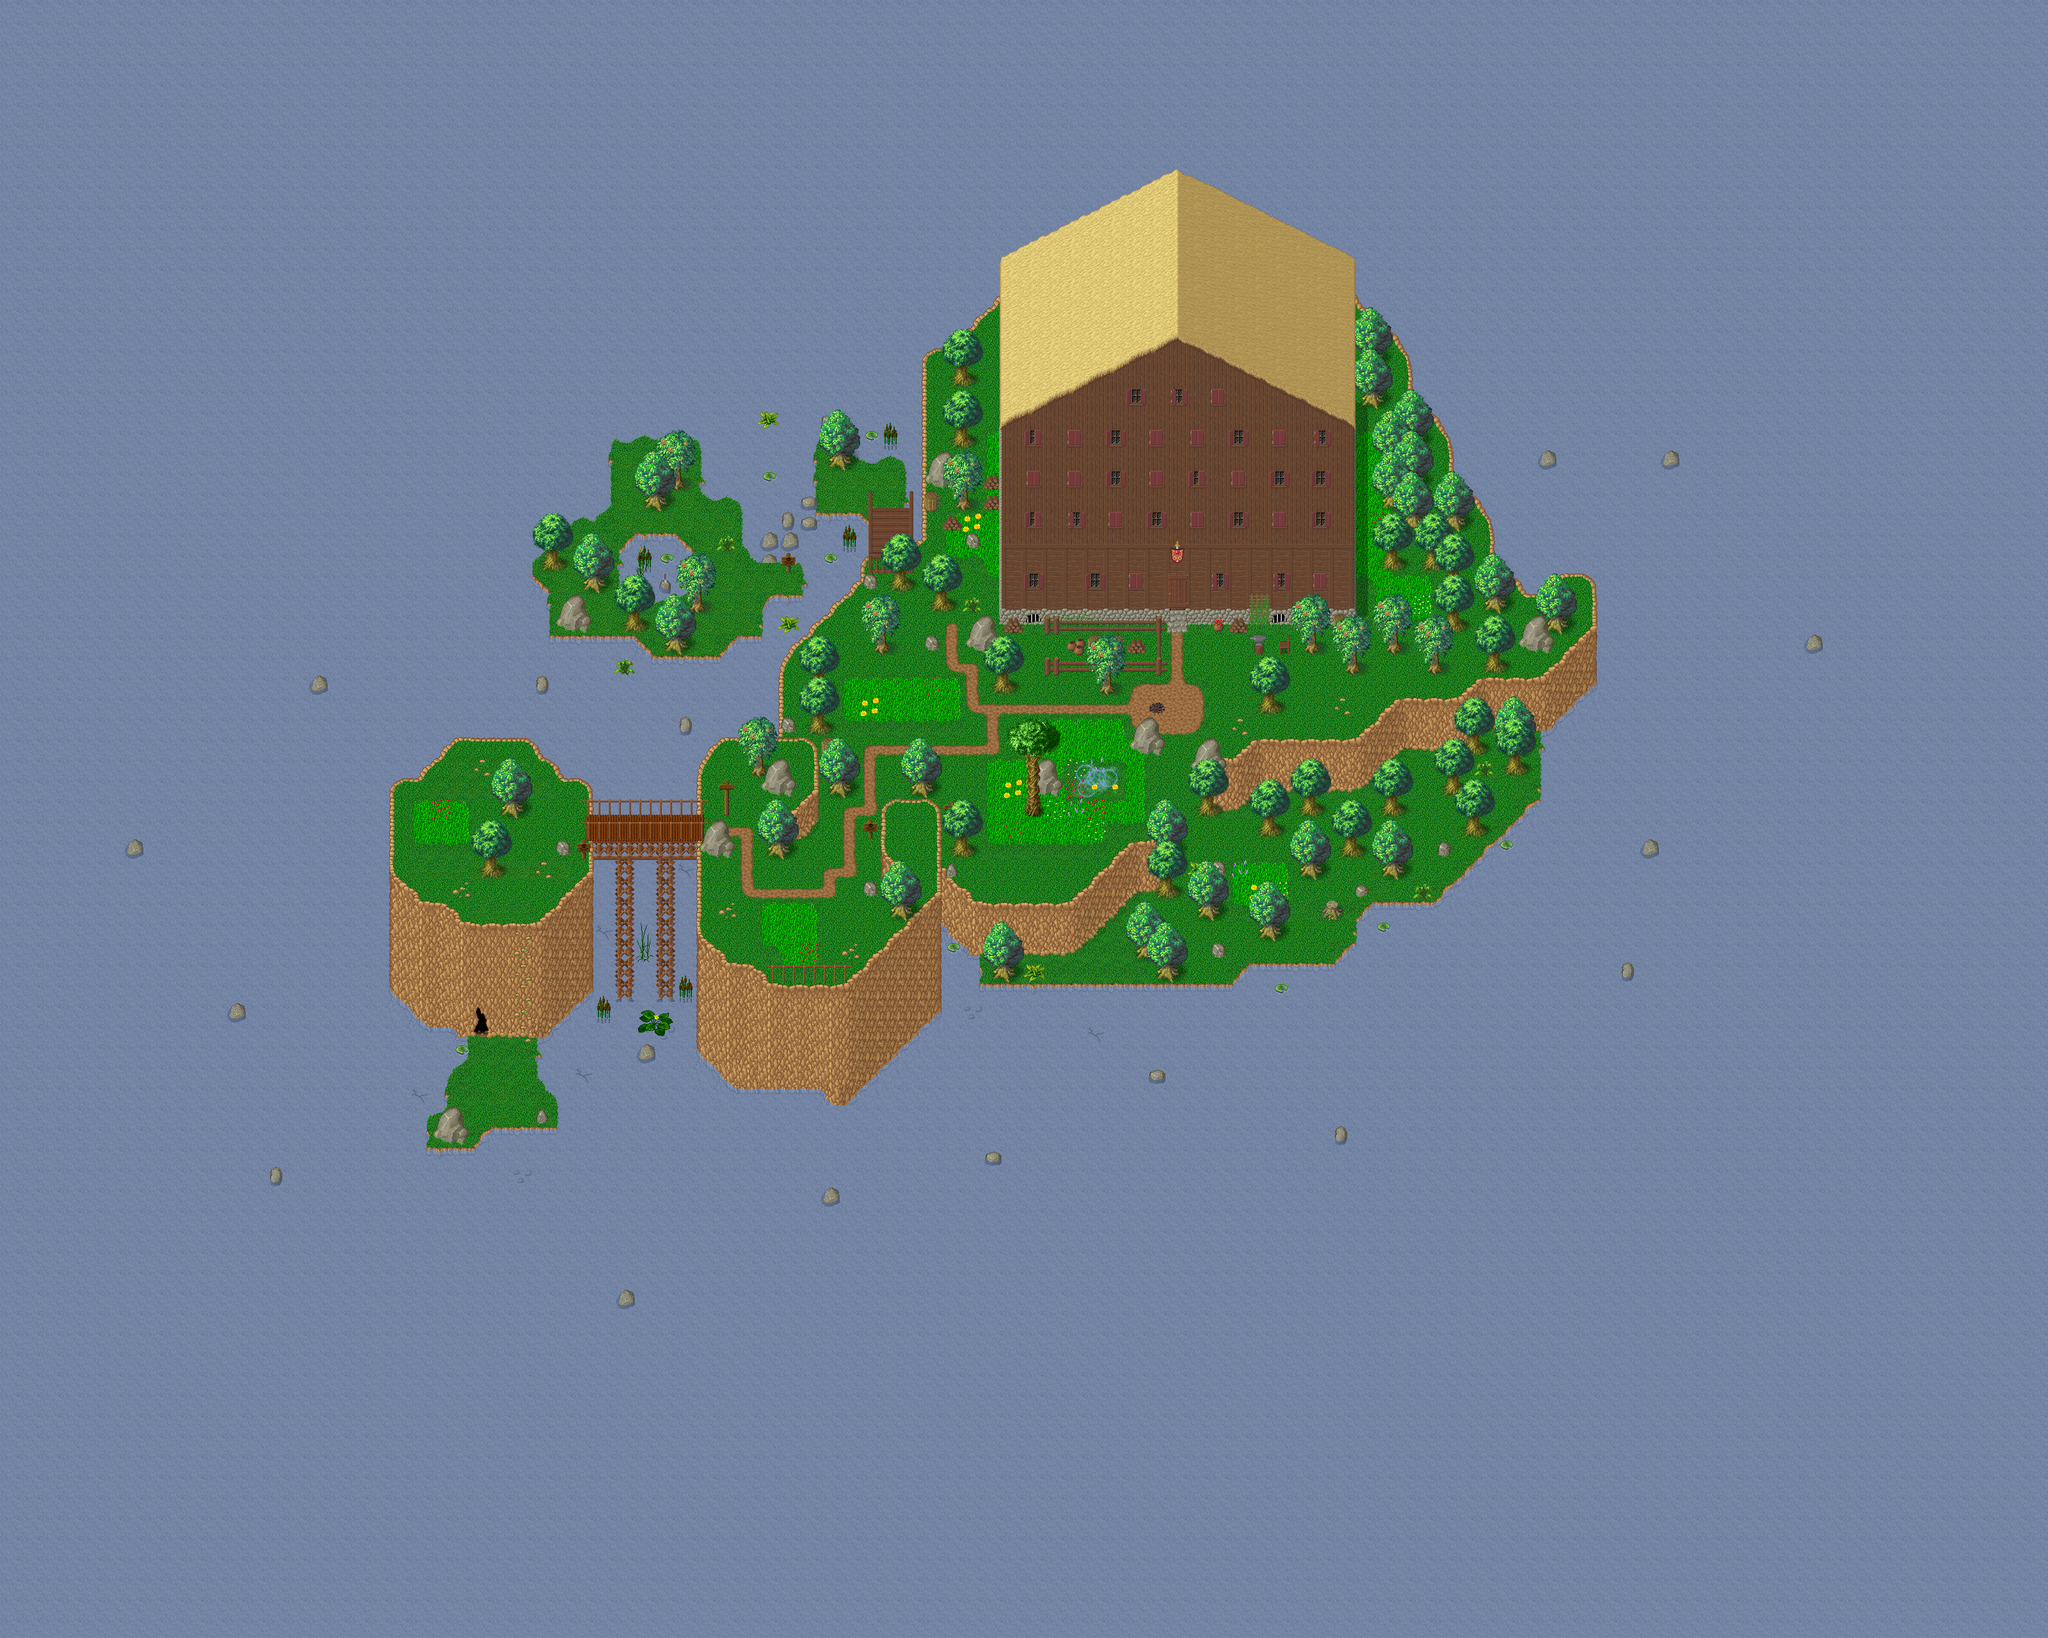

A level layout from a 2D game, rendered from its tile map. Below: a short description, then the map file with tile-grid data replaced by summaries:
An orthogonal 100x80 tile map with 32x32 px tiles, 5 tile layers (Ground1, Ground2, Ground3, Fringe, ...), 2 hidden layers not drawn, 7 tilesets and 6 objects (5x particle_effect, spawn).

<map version="1.8" tiledversion="1.8.0" orientation="orthogonal" renderorder="right-down" width="100" height="80" tilewidth="32" tileheight="32" infinite="0" nextlayerid="9" nextobjectid="7">
 <properties>
  <property name="background0image" value="graphics/images/spit23loginwallpaper_800x600.png" />
  <property name="manaplus version" value="2" />
  <property name="minimap" value="graphics/minimaps/034-3.png" />
  <property name="music" value="Ruins.ogg" />
  <property name="name" value="Archipelago" />
  <property name="overlay0image" value="graphics/images/ambient/cloud.png" />
  <property name="overlay0parallax" value="1.0" />
  <property name="overlay0scrollX" value="0.2" />
  <property name="overlay0scrollY" value="0.1" />
  <property name="overlay1image" value="graphics/images/ambient/darkness2.png" />
  <property name="overlay1mask" value="2" />
  <property name="overlay1parallax" value="1.0" />
  <property name="overlay1scrollX" value="0.2" />
  <property name="overlay1scrollY" value="0.1" />
  <property name="overlay2image" value="graphics/images/ambient/darkness1.png" />
  <property name="overlay2mask" value="4" />
  <property name="overlay2parallax" value="1.0" />
  <property name="overlay2scrollX" value="0.3" />
  <property name="overlay2scrollY" value="0.2" />
  <property name="overlay3image" value="graphics/images/ambient/night.png" />
  <property name="overlay3keepratio" value="true" />
  <property name="overlay3mask" value="8" />
  <property name="overlay4image" value="graphics/images/ambient/rain.png" />
  <property name="overlay4mask" value="16" />
  <property name="overlay4parallax" value="1.0" />
  <property name="overlay4scrollX" value="-0.7" />
  <property name="overlay4scrollY" value="5" />
  <property name="overlay5image" value="graphics/images/ambient/sandstorm.png" />
  <property name="overlay5mask" value="32" />
  <property name="overlay5parallax" value="1.0" />
  <property name="overlay5scrollX" value="0.2" />
  <property name="overlay5scrollY" value="0.1" />
  <property name="overlay6image" value="graphics/images/ambient/snow.png" />
  <property name="overlay6mask" value="64" />
  <property name="overlay6parallax" value="1.0" />
  <property name="overlay6scrollX" value="0.2" />
  <property name="overlay6scrollY" value="0.1" />
 </properties>
 <tileset firstgid="1" name="collision" tilewidth="32" tileheight="32" tilecount="9" columns="3">
  <image source="../graphics/tilesets/collision.png" width="96" height="96" />
 </tileset>
 <tileset firstgid="10" name="woodland_ground" tilewidth="32" tileheight="32" tilecount="256" columns="16">
  <image source="../graphics/tilesets/woodland_ground.png" width="512" height="512" />
 </tileset>
 <tileset firstgid="266" name="woodland_x2" tilewidth="32" tileheight="64" tilecount="32" columns="16">
  <image source="../graphics/tilesets/woodland_x2.png" width="512" height="128" />
 </tileset>
 <tileset firstgid="298" name="woodland_x3" tilewidth="32" tileheight="96" tilecount="32" columns="16">
  <image source="../graphics/tilesets/woodland_x3.png" width="512" height="192" />
 </tileset>
 <tileset firstgid="330" name="woodland_village" tilewidth="32" tileheight="32" tilecount="256" columns="16">
  <image source="../graphics/tilesets/woodland_village.png" width="512" height="512" />
 </tileset>
 <tileset firstgid="586" name="woodland_indoor" tilewidth="32" tileheight="32" tilecount="256" columns="16">
  <image source="../graphics/tilesets/woodland_indoor.png" width="512" height="512" />
 </tileset>
 <tileset firstgid="842" name="power_circle_x2" tilewidth="32" tileheight="64" tilecount="3" columns="3">
  <image source="../graphics/tilesets/power_circle_x2.png" width="96" height="64" />
 </tileset>
 <layer id="1" name="Ground1" width="100" height="80">
  <data>[8000 cells, 8000 non-empty, 125 distinct tile ids]</data>
 </layer>
 <layer id="2" name="Ground2" width="100" height="80">
  <data>[8000 cells, 369 non-empty, 96 distinct tile ids]</data>
 </layer>
 <layer id="3" name="Ground3" width="100" height="80">
  <data>[8000 cells, 15 non-empty, 12 distinct tile ids]</data>
 </layer>
 <layer id="4" name="Fringe" width="100" height="80">
  <data>[8000 cells, 165 non-empty, 17 distinct tile ids]</data>
 </layer>
 <layer id="5" name="Over1" width="100" height="80">
  <data>[8000 cells, 201 non-empty, 36 distinct tile ids]</data>
 </layer>
 <layer id="6" name="Collision" width="100" height="80" visible="0">
  <data>[8000 cells, 7366 non-empty, 1 distinct tile ids]</data>
 </layer>
 <layer id="8" name="Heights" width="100" height="80" visible="0">
  <data>[8000 cells, 0 non-empty, 0 distinct tile ids]</data>
 </layer>
 <objectgroup id="7" name="Objects" visible="0">
  <object id="1" name="AzulSlime" type="spawn" x="1088" y="320" width="1408" height="1280">
   <properties>
    <property name="death" value="20000" />
    <property name="max_beings" value="18" />
    <property name="monster_id" value="98" />
    <property name="spawn" value="100000 " />
   </properties>
  </object>
  <object id="2" name="graphics/particles/demonic-aura.particle.xml" type="particle_effect" x="1600" y="896" />
  <object id="3" name="graphics/particles/demonic-aura.particle.xml" type="particle_effect" x="1696" y="896" />
  <object id="4" name="graphics/particles/demonic-aura.particle.xml" type="particle_effect" x="1984" y="896" />
  <object id="5" name="graphics/particles/demonic-aura.particle.xml" type="particle_effect" x="1664" y="800" />
  <object id="6" name="graphics/particles/demonic-aura.particle.xml" type="particle_effect" x="1920" y="800" />
 </objectgroup>
</map>
